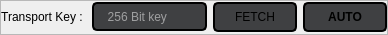
                        <widget class="QFrame" name="frame_37">
                         <property name="maximumSize">
                          <size>
                           <width>16777215</width>
                           <height>35</height>
                          </size>
                         </property>
                         <property name="styleSheet">
                          <string notr="true"/>
                         </property>
                         <property name="frameShape">
                          <enum>QFrame::StyledPanel</enum>
                         </property>
                         <property name="frameShadow">
                          <enum>QFrame::Raised</enum>
                         </property>
                         <layout class="QGridLayout" name="gridLayout_32">
                          <property name="leftMargin">
                           <number>0</number>
                          </property>
                          <property name="topMargin">
                           <number>0</number>
                          </property>
                          <property name="rightMargin">
                           <number>0</number>
                          </property>
                          <property name="bottomMargin">
                           <number>0</number>
                          </property>
                          <property name="verticalSpacing">
                           <number>0</number>
                          </property>
                          <item row="0" column="3">
                           <widget class="QPushButton" name="k4_key_auto">
                            <property name="font">
                             <font>
                              <family>Segoe UI</family>
                              <pointsize>9</pointsize>
                              <weight>75</weight>
                              <italic>false</italic>
                              <bold>true</bold>
                             </font>
                            </property>
                            <property name="cursor">
                             <cursorShape>PointingHandCursor</cursorShape>
                            </property>
                            <property name="styleSheet">
                             <string notr="true">QPushButton{background-color: rgba(63,64,66,255);
font: 600 9pt &quot;Segoe UI&quot;;
height:26px;
width:80px;
border-radius:5px;border:2px solid black;
}
QPushButton:hover{

background-color:rgba(32,33,36,255);
}</string>
                            </property>
                            <property name="text">
                             <string>AUTO</string>
                            </property>
                            <property name="iconSize">
                             <size>
                              <width>7</width>
                              <height>16</height>
                             </size>
                            </property>
                           </widget>
                          </item>
                          <item row="0" column="0">
                           <widget class="QLabel" name="k4_key">
                            <property name="text">
                             <string>Transport Key : </string>
                            </property>
                            <property name="alignment">
                             <set>Qt::AlignRight|Qt::AlignTrailing|Qt::AlignVCenter</set>
                            </property>
                           </widget>
                          </item>
                          <item row="0" column="1">
                           <widget class="QLineEdit" name="k4_key_text">
                            <property name="contextMenuPolicy">
                             <enum>Qt::NoContextMenu</enum>
                            </property>
                            <property name="toolTip">
                             <string>Encryption Key</string>
                            </property>
                            <property name="styleSheet">
                             <string notr="true">QLineEdit{
background-color: rgba(63,64,66,255);
border:2px solid black;
height:25px;
border-radius:5px;
color:white;
padding-left:5px;
}
QLineEdit:focus {
 background-color: rgba(63,64,66,255);

border:2px solid black;
}
QLineEdit:hover{
border:2px solid black;
}
</string>
                            </property>
                            <property name="inputMethodHints">
                             <set>Qt::ImhSensitiveData</set>
                            </property>
                            <property name="maxLength">
                             <number>64</number>
                            </property>
                            <property name="frame">
                             <bool>false</bool>
                            </property>
                            <property name="echoMode">
                             <enum>QLineEdit::Normal</enum>
                            </property>
                            <property name="readOnly">
                             <bool>true</bool>
                            </property>
                            <property name="placeholderText">
                             <string>  256 Bit key</string>
                            </property>
                            <property name="clearButtonEnabled">
                             <bool>true</bool>
                            </property>
                           </widget>
                          </item>
                          <item row="0" column="2">
                           <widget class="QPushButton" name="k4_key_fetch">
                            <property name="cursor">
                             <cursorShape>PointingHandCursor</cursorShape>
                            </property>
                            <property name="styleSheet">
                             <string notr="true">QPushButton{background-color: rgba(63,64,66,255);
font: 600 9pt &quot;Segoe UI&quot;;
height:26px;
width:80px;
border-radius:5px;border:2px solid black;
}
QPushButton:hover{

background-color:rgba(32,33,36,255);
}</string>
                            </property>
                            <property name="text">
                             <string>FETCH</string>
                            </property>
                           </widget>
                          </item>
                         </layout>
                        </widget>
